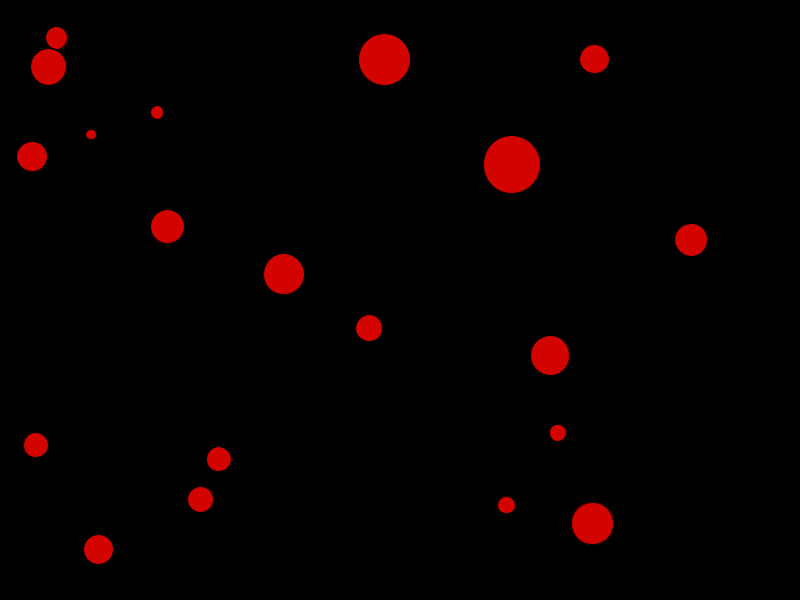
Frame 1 (no input)
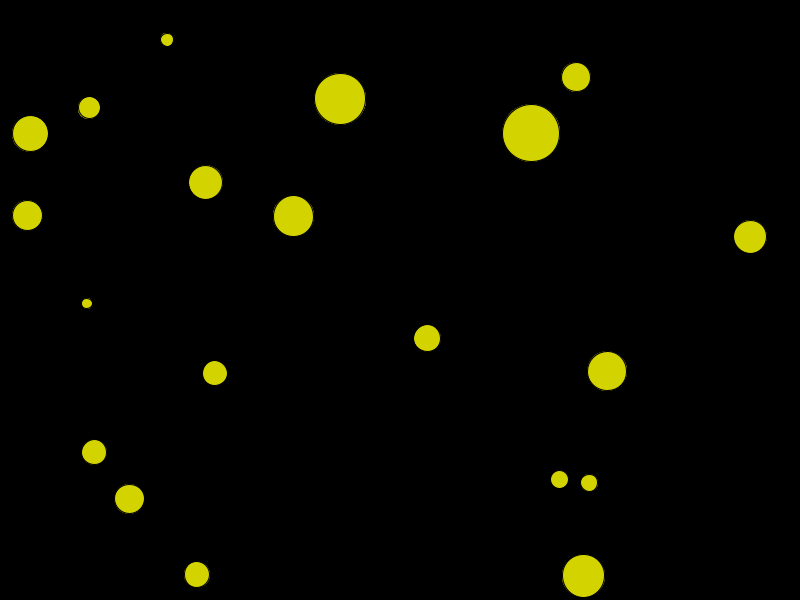
Frame 60 (the mouse pressed at the canvas centre just before this capture)
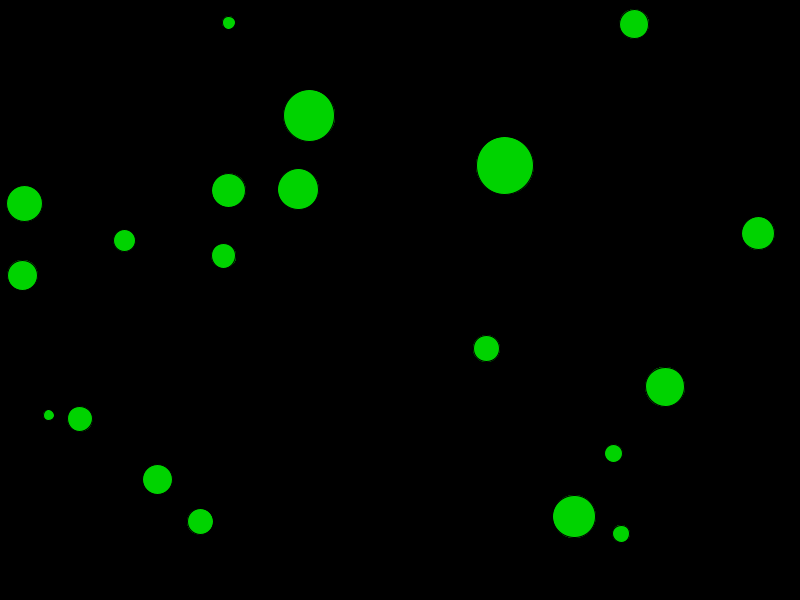
Frame 120 (the mouse held since frame 60 and released just before this capture)

The Processing sketch that drew these frames (run headless with seeded random() and noise(); from frame 60 on, the mouse is pressed at the canvas centre):

// Processing sketch: collision_balls
// ── collision_balls.pde
int count=20;
float[] sz = new float[count];
PVector[] loc=new PVector[count];
PVector[] vel=new PVector[count];
PVector[] acc = new PVector[count];
float[] mass = new float[count];
int minDiam = 10;
int maxDiam = 60;
void setup() {
  size(800, 600);
colorMode(HSB, 360, 100, 100, 100);
  for (int i = 0; i < count; i++) {
    loc[i] = new PVector(random(sz[i]+20, width-sz[i]-20), random(sz[i]+20, height-sz[i]-20));
    vel[i] = PVector.random2D();
    sz[i] = random(minDiam, maxDiam);
    acc[i] = new PVector(0, 0);
    mass[i] = map(sz[i], minDiam, maxDiam, .1, 1.5);
  }
}

void draw() {

  background(0);
  for (int i=0; i<count; i++) 
  {
    vel[i].add(acc[i]);
    loc[i].add(vel[i]);

    for (int j=0; j<count; j++)
    {
      if (i!=j) {
        if (loc[i].dist(loc[j]) < sz[i]/2 + sz[j]/2) { 
          print("hit ");



          if (loc[i].dist(loc[j]) < sz[i]/2+sz[j]/2); 
          {
            //            if (loc[i].x<loc[j].x) {
            //              vel[i].x=-abs(vel[i].x);
            //              vel[j].x = abs(vel[j].x);
            //            } else {
            //              vel[i].x=abs(vel[i].x);
            //              vel[j].x = -abs(vel[j].x);
            //            }
            //            if (loc[i].y<loc[j].y) {
            //              vel[i].y=-abs(vel[i].y);
            //              vel[j].y = abs(vel[j].y);
            //            } else { 
            //              vel[i].y=abs(vel[i].y);
            //              vel[j].y = -abs(vel[j].y);
            //            }
            vel[i] = PVector.sub(loc[i], loc[j]);
            vel[i].normalize(); 
            vel[i].div(mass[i]);
          }
        }
        fill(frameCount%360, 100, 83, 99);
        ellipse(loc[i].x, loc[i].y, sz[i], sz[i]);
        if ((loc[i].x+sz[i]/2)>width || (loc[i].x-sz[i]/2)<0) {
          vel[i].x*=-1;
        }
        //   if ((loc2.x+sz2/2)>width || (loc2.x-sz2/2)<0) {
        //    vel2.x*=-1;
        //  }
        if ((loc[i].y+sz[i]/2)>height || (loc[i].y-sz[i]/2)<0) {
          vel[i].y*=-1;
        }
        //  if ((loc2.y+sz2/2)>height || (loc2.y-sz2/2)<0) {
        //    vel2.y*=-1;
        //  }
        //  if (loc.dist(loc2)<sz/2) {
        //    vel.mult(-1);
        //  }
        //  if (loc2.dist(loc)<sz/2) {
        //    vel2.mult(-1);
        //  }
        //  if (loc.x<mouse.x) {
        //    vel.x=-abs(vel.x);
        //  } else vel.x=abs(vel.x);
        //  if (loc.y<mouse.y) {
        //    vel.y=-abs(vel.y);
        //  } else vel.y=abs(vel.y);
      }
    }
  }
}
